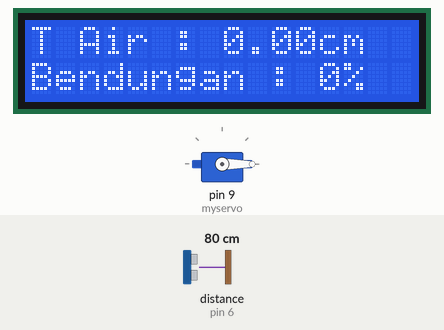
Bench run of a sketch on a simulated Arduino Uno, built with avr-gcc and run on an emulated ATmega328P. Shown: 16×2 character LCD, servo. Inputs (shaded band) come from the test bench; at power-on: distance to the obstacle (sensor on pin 6) 80 cm. The echo pulse lasts 58.3 µs per cm.

Above: at 1.2 s.
1.3 s: distance to the obstacle (sensor on pin 6) set to 2 cm
At 2.5 s:
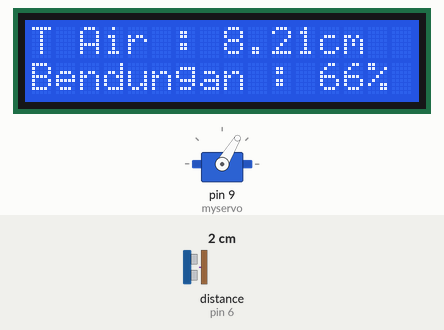
5.4 s: distance to the obstacle (sensor on pin 6) set to 4 cm
At 6.7 s:
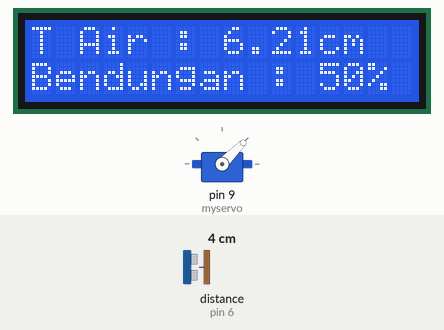
8.7 s: distance to the obstacle (sensor on pin 6) set to 18 cm
At 10.1 s:
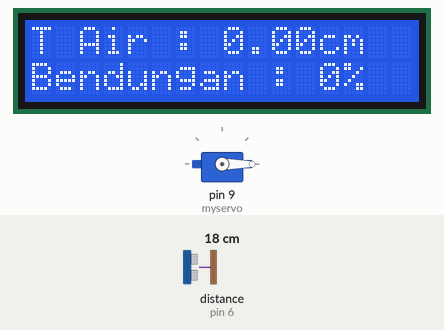
Timing chart, 0 to 11.7 s (numbered marks = the images above; inputs shaded):
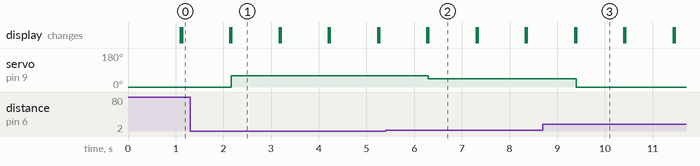

The sketch:

code.ino
```cpp
#include <HCSR04.h>                 //Library HCSR04
#include <LiquidCrystal_I2C.h>      //Library LCD I2C
#include <Servo.h>                  //Library Servo

Servo myservo;
LiquidCrystal_I2C lcd(0x27,16,2);   //Alamat I2C
HCSR04 hc(5,6);                     //initialisation class HCSR04 (trig pin , echo pin)

float TinggiSensor = 10.21;         //Tinggi pemasangan sensor
float TinggiAir;                    //Tinggi air
int bendungan;                      //Posisi bendungan

void setup() {
  lcd.init ();            //Mulai LCD
  lcd.setBacklight(HIGH);
  myservo.attach(9);      //Servo pada pin D9
}

void loop() {
  TinggiAir = TinggiSensor - hc.dist();       //Rumus mencari tinggi air
  bendungan = map(TinggiAir, 0, 12, 0, 100);  //konversi ke persen

  if (TinggiAir > 12){      //Jika melebihi tinggi maksimal
    TinggiAir = 12;
    bendungan = 100;
  }
  else if (TinggiAir < 0){  //Jika error nilai < 0
    TinggiAir = 0;
    bendungan = 0;
  }

  lcd.setCursor(0,0);
  lcd.print("T Air : ");
  lcd.print(TinggiAir);                   //Tampilkan tinggi air
  lcd.print("cm");

  lcd.setCursor(0,1);
  lcd.print("Bendungan : ");
  lcd.print(bendungan);                   //Tampilkan posisi bendungan
  lcd.print("%");

  bendungan = map(bendungan, 0, 100, 0, 90);  //Konversi ke sudut 0* - 90*
  myservo.write(bendungan);

  delay(1000);
  lcd.clear();
}
```

Measured:
- after the input at 1.3 s, servo on pin 9 (myservo): 0° → 59° after 0.87 s; the display: first differs from a run without the input after 0.87 s (image 1)
- after the input at 5.4 s, servo on pin 9 (myservo): 59° → 45° after 0.90 s; the display: first differs from a run without the input after 0.90 s (image 2)
- after the input at 8.7 s, servo on pin 9 (myservo): 45° → 0° after 0.69 s; the display: first differs from a run without the input after 0.69 s (image 3)
- what the display in image 1 shows lasts 1.0 s, from 2.2 s to 3.2 s
